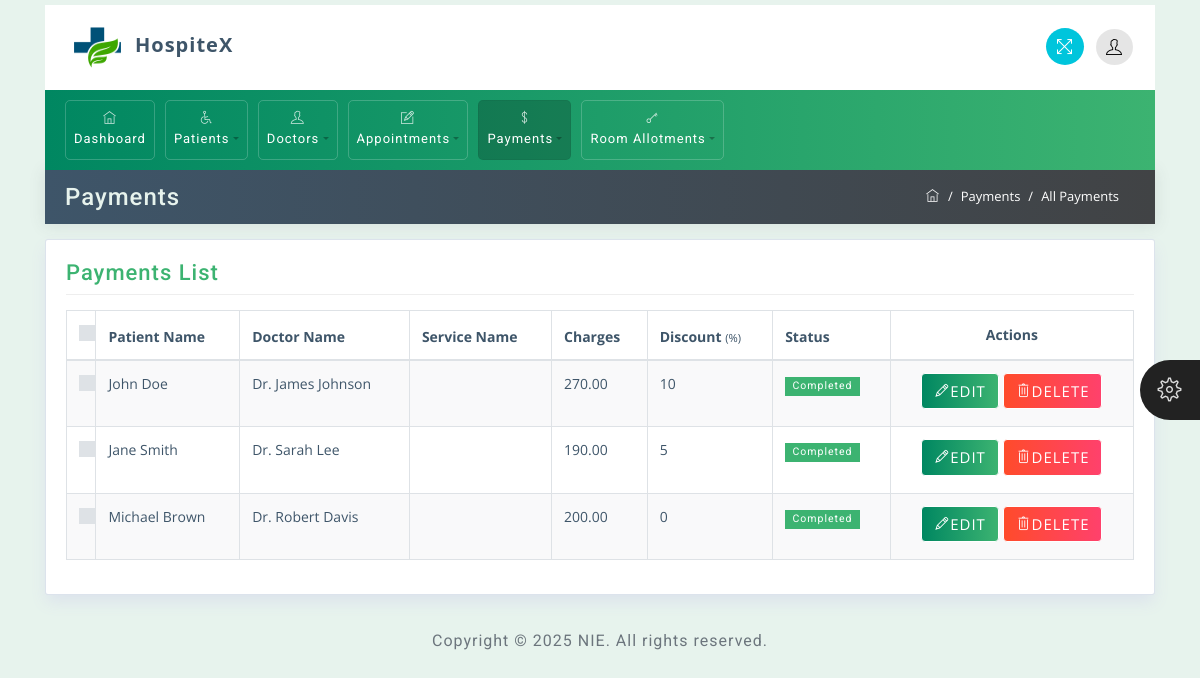
Before: /all-payments/ (signed in) with the older database file.
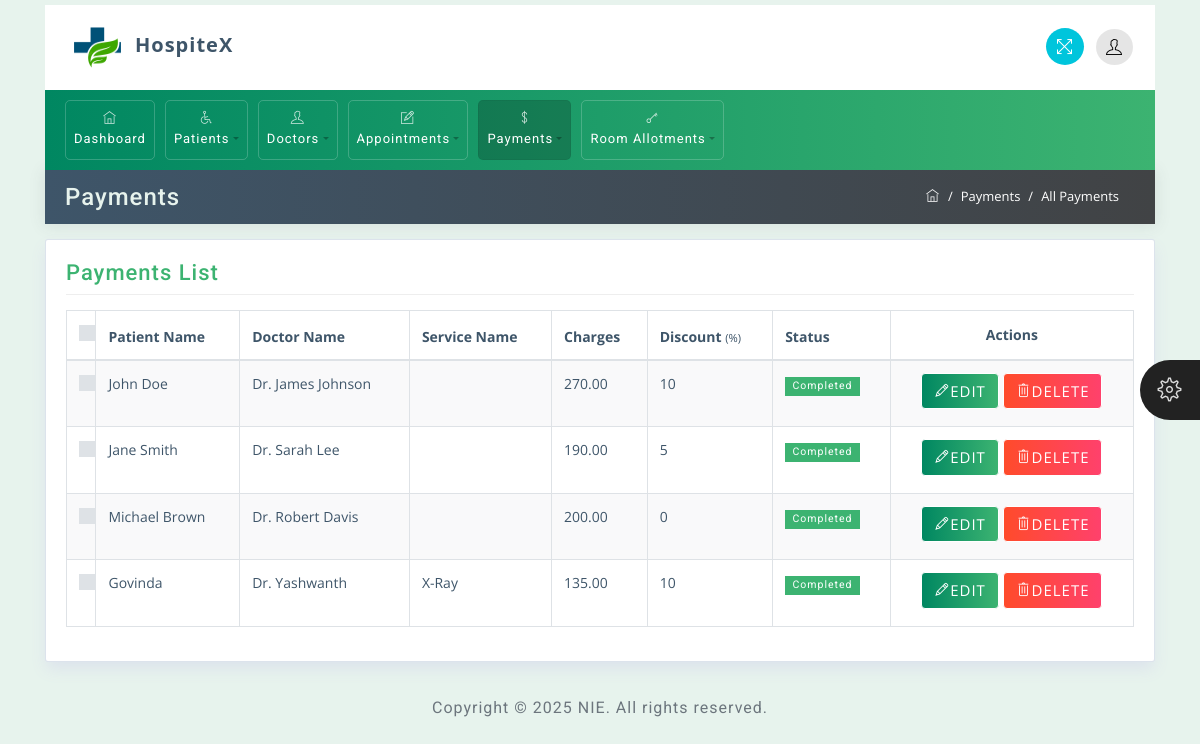
After: the same page with the newer database file.
### app/models.py (models this page shows, shortened)
class Payment(models.Model):
    patient = models.ForeignKey(Patient, on_delete=models.CASCADE)
    department = models.CharField(max_length=100)
    doctor = models.ForeignKey(Doctor, on_delete=models.CASCADE)
    admission_date = models.DateField()
    discharge_date = models.DateField()
    services = models.ManyToManyField(Service)
    discount = models.PositiveIntegerField()  # Discount percentage
    paid = models.DecimalField(max_digits=10, decimal_places=2)
    payment_type = models.CharField(max_length=50, choices=[('Cheque', 'Cheque'), ('Card', 'Card'),('Cash', 'Cash')])
    card_check_number = models.CharField(max_length=50, blank=True, null=True)  # Optional

class Patient(models.Model):
    name = models.CharField(max_length=100)
    date_of_birth = models.DateField()
    age = models.PositiveIntegerField()
    phone = models.CharField(max_length=15)
    email = models.EmailField()
    gender = models.CharField(max_length=10, choices=[('Male', 'Male'), ('Female', 'Female')])
    address = models.TextField()
    file = models.FileField(upload_to='patients/')

class Doctor(models.Model):
    AVAILABILITY_CHOICES = [
        ('Available', 'Available'),
        ('Not Available', 'Not Available'),
    ]
    name = models.CharField(max_length=100)
    date_of_birth = models.DateField()
    specialization = models.CharField(max_length=100)
    experience = models.PositiveIntegerField()  # Years of experience
    age = models.PositiveIntegerField()
    phone = models.CharField(max_length=15)
    email = models.EmailField()
    gender = models.CharField(max_length=10, choices=[('Male', 'Male'), ('Female', 'Female')])
    address = models.TextField()
    file = models.FileField(upload_to='doctors/')
    availability = models.CharField(max_length=20, choices=AVAILABILITY_CHOICES, default='Available')

class Service(models.Model):
    name = models.CharField(max_length=100)
    cost_of_treatment = models.DecimalField(max_digits=10, decimal_places=2)
    def __str__(self):
        return self.name

### app/views.py (the view)
# urls.py: path('all-payments/', views.all_payments, name='all-payments'),
@login_required
def all_payments(request):
    patients = Patient.objects.all()
    services = Service.objects.all()
    payments = Payment.objects.all()
    departments = Appointment.DEPARTMENTS
    doctors = Doctor.objects.all()
    doctor_list = list(doctors.values('id', 'name'))  # Include only necessary fields
    return render(request, 'payments.html', {'patients':patients,'active_page': 'payments','payments': payments,'services':services,'departments':departments,'doctor_list':doctor_list})

### app/templates/payments.html (shortened to what the changed rows need)
<!DOCTYPE html>
<html>
	{% load static %}
<head>
	<link rel="stylesheet" href="{% static 'css/bootstrap.min.css' %}">
	<link rel="stylesheet" href="{% static 'css/themify-icons.css' %}">
	<link rel="stylesheet" href="{% static 'css/animate.css' %}">
	<link rel="stylesheet" href="{% static 'css/styles.css' %}">
	<link rel="stylesheet" href="{% static 'css/green.css' %}" id="style_theme">
	<link rel="stylesheet" href="{% static 'css/responsive.css' %}">
	<link rel="stylesheet" href="{% static 'charts/css/morris.css' %}">
	<link rel="stylesheet" href="{% static 'css/jquery-jvectormap.css' %}">
	<link rel="stylesheet" href="https://code.jquery.com/ui/1.12.1/themes/smoothness/jquery-ui.css">
</head>
<body>
	<div class="wrapper">
		<div id="content">
			<div class="container">
				<div class="row">
					<div class="col-md-12">
						<div class="widget-area-2 proclinic-box-shadow">
							<div class="table-responsive mb-3">
								<table id="tableId" class="table table-bordered table-striped">
									<thead>
										<tr>
											<th class="no-sort">
												<div class="custom-control custom-checkbox">
												</div>
											</th>
											<th>Patient Name</th>
											<th>Doctor Name</th>
											<th>Service Name</th>
											<th>Charges</th>
											<th>Discount <small>(%)</small></th>
											<th>Status</th>
											<th class="text-center align-middle">Actions</th>
										</tr>
									</thead>
                                    <tbody>
										{% for payment in payments %}
										<tr>
											<td>
												<div class="custom-control custom-checkbox">
												</div>
											</td>
											<td>{{ payment.patient.name }}</td>
											<td>{{ payment.doctor.name }}</td>
											<td> {% for service in payment.services.all %}{{ service }}<br/>{% endfor %} </td>
											<td>{{ payment.paid }}</td>
											<td>{{ payment.discount }}</td>
											<td>
												<span class="badge badge-success">Completed</span>
											</td>
											<td class="text-center align-middle">
												<button class="btn btn-primary edit-btn" data-id="{{ payment.id }}">
													<span class="ti-pencil"></span>EDIT
												</button>
												<button class="btn btn-danger delete-btn" data-id="{{ payment.id }}">
													<span class="ti-trash"></span>DELETE
												</button>
											</td>
										</tr>
										{% endfor %}
									</tbody>
                                </table>
						</div>
						</div>
					</div>
				</div>
			</div>
			</div>
		</div>
</body>
</html>

Changed rows visible on the page:
added Payment: patient.name "Govinda", doctor.name "Dr. Yashwanth", paid "135.00", discount "10"
now on this page (row unchanged): Service: name "X-Ray"
